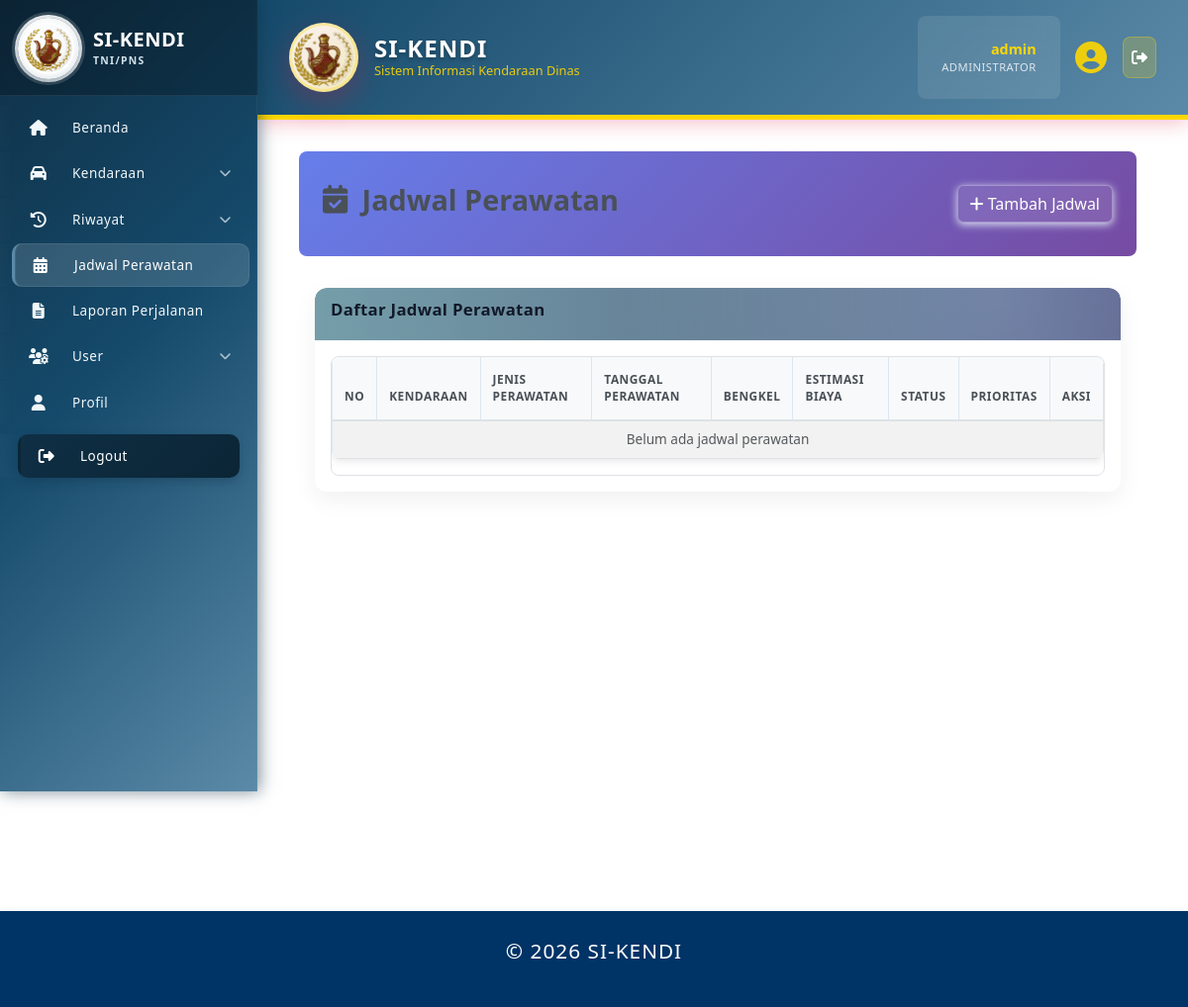
Before: /index.php?page=jadwal_perawatan (signed in) with the older database file.
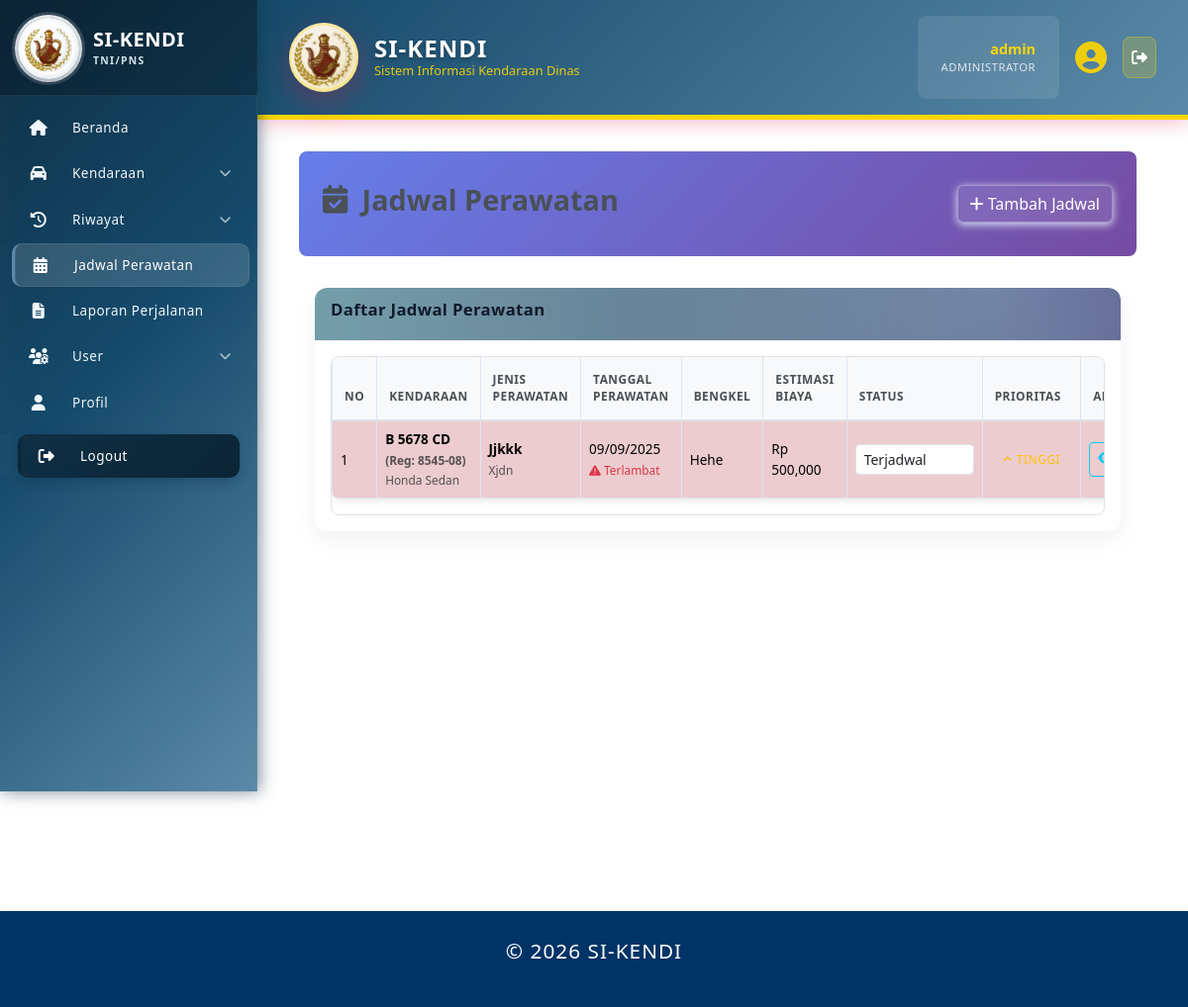
After: the same page with the newer database file.
### tables this page shows
CREATE TABLE `jadwal_perawatan` (
  `id` int(11) NOT NULL,
  `kendaraan_id` int(11) NOT NULL,
  `jenis_perawatan` varchar(100) NOT NULL,
  `deskripsi` text DEFAULT NULL,
  `bengkel` varchar(50) DEFAULT NULL COMMENT 'Nama bengkel atau lokasi perawatan',
  `tanggal_perawatan` date DEFAULT NULL,
  `km_kembali` int(11) DEFAULT NULL,
  `km_saat_perawatan` int(11) DEFAULT NULL,
  `estimasi_biaya` decimal(15,2) DEFAULT NULL COMMENT 'Estimasi biaya perawatan',
  `status` enum('Terjadwal','Dalam Proses','Selesai','Terlewat','Dibatalkan','Ditunda') DEFAULT 'Terjadwal',
  `prioritas` varchar(30) DEFAULT NULL COMMENT 'Tingkat prioritas: Normal, Tinggi, Urgent',
  `reminder_sent` tinyint(1) DEFAULT 0,
  `tanggal_selesai` date DEFAULT NULL,
  `biaya_aktual` decimal(15,2) DEFAULT NULL COMMENT 'Biaya aktual yang dikeluarkan untuk perawatan',
  `keterangan` text DEFAULT NULL,
  `created_at` timestamp NOT NULL DEFAULT current_timestamp(),
  `updated_at` timestamp NOT NULL DEFAULT current_timestamp() ON UPDATE current_timestamp(),
  `created_by` int(11) DEFAULT NULL,
  `updated_by` int(11) DEFAULT NULL,
  `teknisi_id` int(11) DEFAULT NULL COMMENT 'ID pengguna yang bertindak sebagai teknisi'
);

CREATE TABLE `kendaraan` (
  `id` int(11) NOT NULL,
  `no_polisi` varchar(20) NOT NULL,
  `no_rangka` varchar(50) NOT NULL,
  `no_mesin` varchar(50) NOT NULL,
  `merk` varchar(50) NOT NULL,
  `tipe` varchar(50) DEFAULT NULL,
  `tahun_pembuatan` year(4) DEFAULT NULL,
  `warna` varchar(30) DEFAULT NULL,
  `jenis` enum('Roda 2','Roda 4','Truk','Bus','Lainnya') DEFAULT 'Roda 4',
  `bahan_bakar` enum('Bensin','Solar','Listrik','Hybrid') DEFAULT 'Bensin',
  `no_reg` varchar(30) DEFAULT NULL,
  `no_stnk` varchar(30) DEFAULT NULL,
  `no_bpkb` varchar(30) DEFAULT NULL,
  `tanggal_berlaku_stnk` date DEFAULT NULL,
  `pemilik_stnk` varchar(100) DEFAULT NULL,
  `status_kepemilikan` enum('Satker','Pinjam Pakai') DEFAULT 'Satker',
  `satker` varchar(50) NOT NULL,
  `kode_barang` varchar(50) DEFAULT NULL,
  `kondisi` enum('Baik','Rusak Ringan','Rusak Berat') DEFAULT 'Baik',
  `status_kendaraan` enum('Operasional','Perbaikan','Rusak','Tidak Aktif') DEFAULT 'Operasional',
  `status_peminjaman` enum('Tersedia','Dipinjam','Maintenance','Rusak') DEFAULT 'Tersedia',
  `tanggal_servis_terakhir` date DEFAULT NULL,
  `last_service_km` int(11) DEFAULT NULL,
  `odometer` int(11) DEFAULT 0,
  `foto` varchar(255) DEFAULT NULL,
  `catatan` text DEFAULT NULL,
  `created_at` timestamp NOT NULL DEFAULT current_timestamp(),
  `updated_at` timestamp NOT NULL DEFAULT current_timestamp() ON UPDATE current_timestamp()
);

### includes/auth.php (called while the page is built, shortened)
<?php
function get_current_role() {
    if (!empty($_SESSION['role'])) {
        return $_SESSION['role'];
    }
    return 'guest';
}
function can_operate() {
    return in_array(get_current_role(), ['admin', 'operator']);
}
?>

### ajax/load_jadwal_table.php (the view, shortened to what this page needs)
<?php
require_once dirname(__DIR__) . '/includes/auth.php';
$can_crud = can_operate();
$query = "SELECT j.*, k.no_polisi, k.no_reg, k.merk, k.tipe
         FROM jadwal_perawatan j
         LEFT JOIN kendaraan k ON j.kendaraan_id = k.id
         WHERE j.status != 'Selesai'
         ORDER BY j.tanggal_perawatan ASC, j.prioritas DESC";
$result = $mysqli->query($query);
$no = 1;
if ($result && $result->num_rows > 0):
    while ($row = $result->fetch_assoc()):
        $prioritas_value = isset($row['prioritas']) ? trim((string)$row['prioritas']) : '';
        $prioritas_map = [
            'Urgent' => ['class' => 'danger', 'icon' => 'fas fa-exclamation-circle'],
            'Tinggi' => ['class' => 'warning', 'icon' => 'fas fa-chevron-up'],
            'Normal' => ['class' => 'info', 'icon' => 'fas fa-minus'],
            'Rendah' => ['class' => 'secondary', 'icon' => 'fas fa-chevron-down']
        ];
        $prioritas_class = $prioritas_map[$prioritas_value]['class'] ?? 'secondary';
        $prioritas_icon = $prioritas_map[$prioritas_value]['icon'] ?? 'fas fa-minus';
        $is_overdue = false;
        $schedule_date_str = $row['tanggal_perawatan'] ?? ($row['jadwal_tanggal'] ?? null);
        $today = new DateTime();
        if (!empty($schedule_date_str)) {
            try {
                $schedule_date = new DateTime($schedule_date_str);
                if ($schedule_date < $today && (($row['status'] ?? '') === 'Terjadwal')) {
                    $is_overdue = true;
                }
            } catch (Exception $e) {
            }
        }
?>
<tr <?= $is_overdue ? 'class="table-danger"' : '' ?>>
    <td><?= $no++ ?></td>
    <td>
        <strong><?= htmlspecialchars($row['no_polisi']) ?> <?= !empty($row['no_reg']) ? "<small class=\"text-muted\">(Reg: " . htmlspecialchars($row['no_reg']) . ")</small>" : '' ?></strong><br>
        <small class="text-muted"><?= htmlspecialchars($row['merk'] . ' ' . $row['tipe']) ?></small>
    </td>
    <td>
        <strong><?= htmlspecialchars($row['jenis_perawatan']) ?></strong>
        <?php if (!empty($row['deskripsi'])): ?>
            <br><small class="text-muted"><?= htmlspecialchars($row['deskripsi'] ?? '') ?></small>
        <?php endif; ?>
    </td>
    <td>
        <?php
            $display_date = '-';
            if (!empty($row['tanggal_perawatan'])) {
                $display_date = date('d/m/Y', strtotime($row['tanggal_perawatan']));
            } elseif (!empty($row['jadwal_tanggal'])) {
                $display_date = date('d/m/Y', strtotime($row['jadwal_tanggal']));
            }
            echo $display_date;
        ?>
        <?php if ($is_overdue): ?>
            <br><small class="text-danger"><i class="fas fa-exclamation-triangle"></i> Terlambat</small>
        <?php endif; ?>
    </td>
    <td>
        <?= !empty($row['bengkel']) ? htmlspecialchars($row['bengkel']) : '<span class="text-muted">-</span>' ?>
    </td>
    <td>
        <?php if (isset($row['estimasi_biaya']) && floatval($row['estimasi_biaya']) > 0): ?>
            Rp <?= number_format($row['estimasi_biaya']) ?>
        <?php else: ?>
            <span class="text-muted">-</span>
        <?php endif; ?>
    </td>
    <td>
        <?php if ($can_crud): ?>
            <select class="form-control form-control-sm status-dropdown" data-id="<?= $row['id'] ?>">
                <option value="Terjadwal" <?= $row['status'] === 'Terjadwal' ? 'selected' : '' ?>>
                    <i class="fas fa-clock"></i> Terjadwal
                </option>
            </select>
        <?php endif; ?>
    </td>
    <td>
        <?php
        if ($prioritas_value) {
        ?>
            <span class="badge badge-light text-<?= $prioritas_class ?>">
                <i class="<?= $prioritas_icon ?> text-<?= $prioritas_class ?>"></i>
                <?= htmlspecialchars($prioritas_value) ?>
            </span>
        <?php
        } else {
            echo '<span class="text-muted">-</span>';
        }
        ?>
    </td>
    <?php if ($can_crud): ?>
    <td>
        <div class="btn-group" role="group">
            <?php if ($can_crud): ?>
                <a href="?page=jadwal_perawatan&action=view&id=<?= $row['id'] ?>" class="btn btn-sm btn-outline-info" title="Detail">
                    <i class="fas fa-eye"></i>
                </a>
            <?php else: ?>
                <span class="btn btn-secondary btn-sm disabled" title="Tidak ada aksi">
                    <i class="fas fa-lock"></i>
                </span>
            <?php endif; ?>
        </div>
    </td>
    <?php endif; ?>
</tr>
<?php
    endwhile;
else:
?>
<tr>
    <td colspan="<?= $can_crud ? '9' : '8' ?>" class="text-center text-muted">
        Belum ada jadwal perawatan
    </td>
</tr>
<?php endif; ?>

Changed rows visible on the page:
added jadwal_perawatan: kendaraan.no_polisi "B 5678 CD", kendaraan.no_reg "8545-08", kendaraan.tipe "Honda Sedan", jenis_perawatan "Jjkkk", deskripsi "Xjdn", tanggal_perawatan "09/09/2025", shows "Terlambat", bengkel "Hehe", estimasi_biaya "500,000", status+id "Terjadwal", prioritas "TINGGI"
Other visible differences:
text no longer shown: "Belum ada jadwal perawatan"
